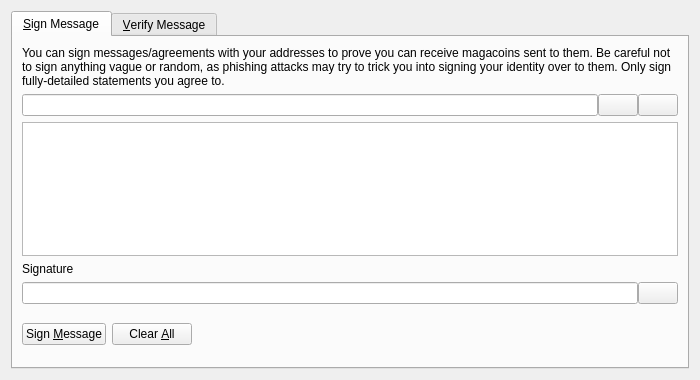
<?xml version="1.0" encoding="UTF-8"?>
<ui version="4.0">
 <class>SignVerifyMessageDialog</class>
 <widget class="QDialog" name="SignVerifyMessageDialog">
  <property name="geometry">
   <rect>
    <x>0</x>
    <y>0</y>
    <width>700</width>
    <height>380</height>
   </rect>
  </property>
  <property name="windowTitle">
   <string>Signatures - Sign / Verify a Message</string>
  </property>
  <property name="modal">
   <bool>true</bool>
  </property>
  <layout class="QVBoxLayout" name="verticalLayout">
   <item>
    <widget class="QTabWidget" name="tabWidget">
     <property name="currentIndex">
      <number>0</number>
     </property>
     <widget class="QWidget" name="tabSignMessage">
      <attribute name="title">
       <string>&amp;Sign Message</string>
      </attribute>
      <layout class="QVBoxLayout" name="verticalLayout_SM">
       <item>
        <widget class="QLabel" name="infoLabel_SM">
         <property name="text">
          <string>You can sign messages/agreements with your addresses to prove you can receive magacoins sent to them. Be careful not to sign anything vague or random, as phishing attacks may try to trick you into signing your identity over to them. Only sign fully-detailed statements you agree to.</string>
         </property>
         <property name="textFormat">
          <enum>Qt::PlainText</enum>
         </property>
         <property name="wordWrap">
          <bool>true</bool>
         </property>
        </widget>
       </item>
       <item>
        <layout class="QHBoxLayout" name="horizontalLayout_1_SM">
         <property name="spacing">
          <number>0</number>
         </property>
         <item>
          <widget class="QValidatedLineEdit" name="addressIn_SM">
           <property name="toolTip">
            <string>The Magacoin address to sign the message with</string>
           </property>
          </widget>
         </item>
         <item>
          <widget class="QPushButton" name="addressBookButton_SM">
           <property name="toolTip">
            <string>Choose previously used address</string>
           </property>
           <property name="text">
            <string/>
           </property>
           <property name="icon">
            <iconset resource="../bitcoin.qrc">
             <normaloff>:/icons/address-book</normaloff>:/icons/address-book</iconset>
           </property>
           <property name="shortcut">
            <string>Alt+A</string>
           </property>
           <property name="autoDefault">
            <bool>false</bool>
           </property>
          </widget>
         </item>
         <item>
          <widget class="QPushButton" name="pasteButton_SM">
           <property name="toolTip">
            <string>Paste address from clipboard</string>
           </property>
           <property name="text">
            <string/>
           </property>
           <property name="icon">
            <iconset resource="../bitcoin.qrc">
             <normaloff>:/icons/editpaste</normaloff>:/icons/editpaste</iconset>
           </property>
           <property name="shortcut">
            <string>Alt+P</string>
           </property>
           <property name="autoDefault">
            <bool>false</bool>
           </property>
          </widget>
         </item>
        </layout>
       </item>
       <item>
        <widget class="QPlainTextEdit" name="messageIn_SM">
         <property name="toolTip">
          <string>Enter the message you want to sign here</string>
         </property>
        </widget>
       </item>
       <item>
        <widget class="QLabel" name="signatureLabel_SM">
         <property name="text">
          <string>Signature</string>
         </property>
         <property name="textFormat">
          <enum>Qt::PlainText</enum>
         </property>
        </widget>
       </item>
       <item>
        <layout class="QHBoxLayout" name="horizontalLayout_2_SM">
         <property name="spacing">
          <number>0</number>
         </property>
         <item>
          <widget class="QLineEdit" name="signatureOut_SM">
           <property name="font">
            <font>
             <italic>true</italic>
            </font>
           </property>
           <property name="readOnly">
            <bool>true</bool>
           </property>
          </widget>
         </item>
         <item>
          <widget class="QPushButton" name="copySignatureButton_SM">
           <property name="toolTip">
            <string>Copy the current signature to the system clipboard</string>
           </property>
           <property name="text">
            <string/>
           </property>
           <property name="icon">
            <iconset resource="../bitcoin.qrc">
             <normaloff>:/icons/editcopy</normaloff>:/icons/editcopy</iconset>
           </property>
           <property name="autoDefault">
            <bool>false</bool>
           </property>
          </widget>
         </item>
        </layout>
       </item>
       <item>
        <layout class="QHBoxLayout" name="horizontalLayout_3_SM">
         <item>
          <widget class="QPushButton" name="signMessageButton_SM">
           <property name="toolTip">
            <string>Sign the message to prove you own this Magacoin address</string>
           </property>
           <property name="text">
            <string>Sign &amp;Message</string>
           </property>
           <property name="icon">
            <iconset resource="../bitcoin.qrc">
             <normaloff>:/icons/edit</normaloff>:/icons/edit</iconset>
           </property>
           <property name="autoDefault">
            <bool>false</bool>
           </property>
          </widget>
         </item>
         <item>
          <widget class="QPushButton" name="clearButton_SM">
           <property name="toolTip">
            <string>Reset all sign message fields</string>
           </property>
           <property name="text">
            <string>Clear &amp;All</string>
           </property>
           <property name="icon">
            <iconset resource="../bitcoin.qrc">
             <normaloff>:/icons/remove</normaloff>:/icons/remove</iconset>
           </property>
           <property name="autoDefault">
            <bool>false</bool>
           </property>
          </widget>
         </item>
         <item>
          <spacer name="horizontalSpacer_1_SM">
           <property name="orientation">
            <enum>Qt::Horizontal</enum>
           </property>
           <property name="sizeHint" stdset="0">
            <size>
             <width>40</width>
             <height>48</height>
            </size>
           </property>
          </spacer>
         </item>
         <item>
          <widget class="QLabel" name="statusLabel_SM">
           <property name="font">
            <font>
             <weight>75</weight>
             <bold>true</bold>
            </font>
           </property>
           <property name="text">
            <string/>
           </property>
           <property name="wordWrap">
            <bool>true</bool>
           </property>
          </widget>
         </item>
         <item>
          <spacer name="horizontalSpacer_2_SM">
           <property name="orientation">
            <enum>Qt::Horizontal</enum>
           </property>
           <property name="sizeHint" stdset="0">
            <size>
             <width>40</width>
             <height>48</height>
            </size>
           </property>
          </spacer>
         </item>
        </layout>
       </item>
      </layout>
     </widget>
     <widget class="QWidget" name="tabVerifyMessage">
      <attribute name="title">
       <string>&amp;Verify Message</string>
      </attribute>
      <layout class="QVBoxLayout" name="verticalLayout_VM">
       <item>
        <widget class="QLabel" name="infoLabel_VM">
         <property name="text">
          <string>Enter the receiver's address, message (ensure you copy line breaks, spaces, tabs, etc. exactly) and signature below to verify the message. Be careful not to read more into the signature than what is in the signed message itself, to avoid being tricked by a man-in-the-middle attack. Note that this only proves the signing party receives with the address, it cannot prove sendership of any transaction!</string>
         </property>
         <property name="textFormat">
          <enum>Qt::PlainText</enum>
         </property>
         <property name="alignment">
          <set>Qt::AlignLeading|Qt::AlignLeft|Qt::AlignTop</set>
         </property>
         <property name="wordWrap">
          <bool>true</bool>
         </property>
        </widget>
       </item>
       <item>
        <layout class="QHBoxLayout" name="horizontalLayout_1_VM">
         <property name="spacing">
          <number>0</number>
         </property>
         <item>
          <widget class="QValidatedLineEdit" name="addressIn_VM">
           <property name="toolTip">
            <string>The Magacoin address the message was signed with</string>
           </property>
          </widget>
         </item>
         <item>
          <widget class="QPushButton" name="addressBookButton_VM">
           <property name="toolTip">
            <string>Choose previously used address</string>
           </property>
           <property name="text">
            <string/>
           </property>
           <property name="icon">
            <iconset resource="../bitcoin.qrc">
             <normaloff>:/icons/address-book</normaloff>:/icons/address-book</iconset>
           </property>
           <property name="shortcut">
            <string>Alt+A</string>
           </property>
           <property name="autoDefault">
            <bool>false</bool>
           </property>
          </widget>
         </item>
        </layout>
       </item>
       <item>
        <widget class="QPlainTextEdit" name="messageIn_VM"/>
       </item>
       <item>
        <widget class="QValidatedLineEdit" name="signatureIn_VM"/>
       </item>
       <item>
        <layout class="QHBoxLayout" name="horizontalLayout_2_VM">
         <item>
          <widget class="QPushButton" name="verifyMessageButton_VM">
           <property name="toolTip">
            <string>Verify the message to ensure it was signed with the specified Magacoin address</string>
           </property>
           <property name="text">
            <string>Verify &amp;Message</string>
           </property>
           <property name="icon">
            <iconset resource="../bitcoin.qrc">
             <normaloff>:/icons/transaction_0</normaloff>:/icons/transaction_0</iconset>
           </property>
           <property name="autoDefault">
            <bool>false</bool>
           </property>
          </widget>
         </item>
         <item>
          <widget class="QPushButton" name="clearButton_VM">
           <property name="toolTip">
            <string>Reset all verify message fields</string>
           </property>
           <property name="text">
            <string>Clear &amp;All</string>
           </property>
           <property name="icon">
            <iconset resource="../bitcoin.qrc">
             <normaloff>:/icons/remove</normaloff>:/icons/remove</iconset>
           </property>
           <property name="autoDefault">
            <bool>false</bool>
           </property>
          </widget>
         </item>
         <item>
          <spacer name="horizontalSpacer_1_VM">
           <property name="orientation">
            <enum>Qt::Horizontal</enum>
           </property>
           <property name="sizeHint" stdset="0">
            <size>
             <width>40</width>
             <height>48</height>
            </size>
           </property>
          </spacer>
         </item>
         <item>
          <widget class="QLabel" name="statusLabel_VM">
           <property name="font">
            <font>
             <weight>75</weight>
             <bold>true</bold>
            </font>
           </property>
           <property name="text">
            <string/>
           </property>
           <property name="wordWrap">
            <bool>true</bool>
           </property>
          </widget>
         </item>
         <item>
          <spacer name="horizontalSpacer_2_VM">
           <property name="orientation">
            <enum>Qt::Horizontal</enum>
           </property>
           <property name="sizeHint" stdset="0">
            <size>
             <width>40</width>
             <height>48</height>
            </size>
           </property>
          </spacer>
         </item>
        </layout>
       </item>
      </layout>
     </widget>
    </widget>
   </item>
  </layout>
 </widget>
 <customwidgets>
  <customwidget>
   <class>QValidatedLineEdit</class>
   <extends>QLineEdit</extends>
   <header>qvalidatedlineedit.h</header>
  </customwidget>
 </customwidgets>
 <resources>
  <include location="../bitcoin.qrc"/>
 </resources>
 <connections/>
</ui>
